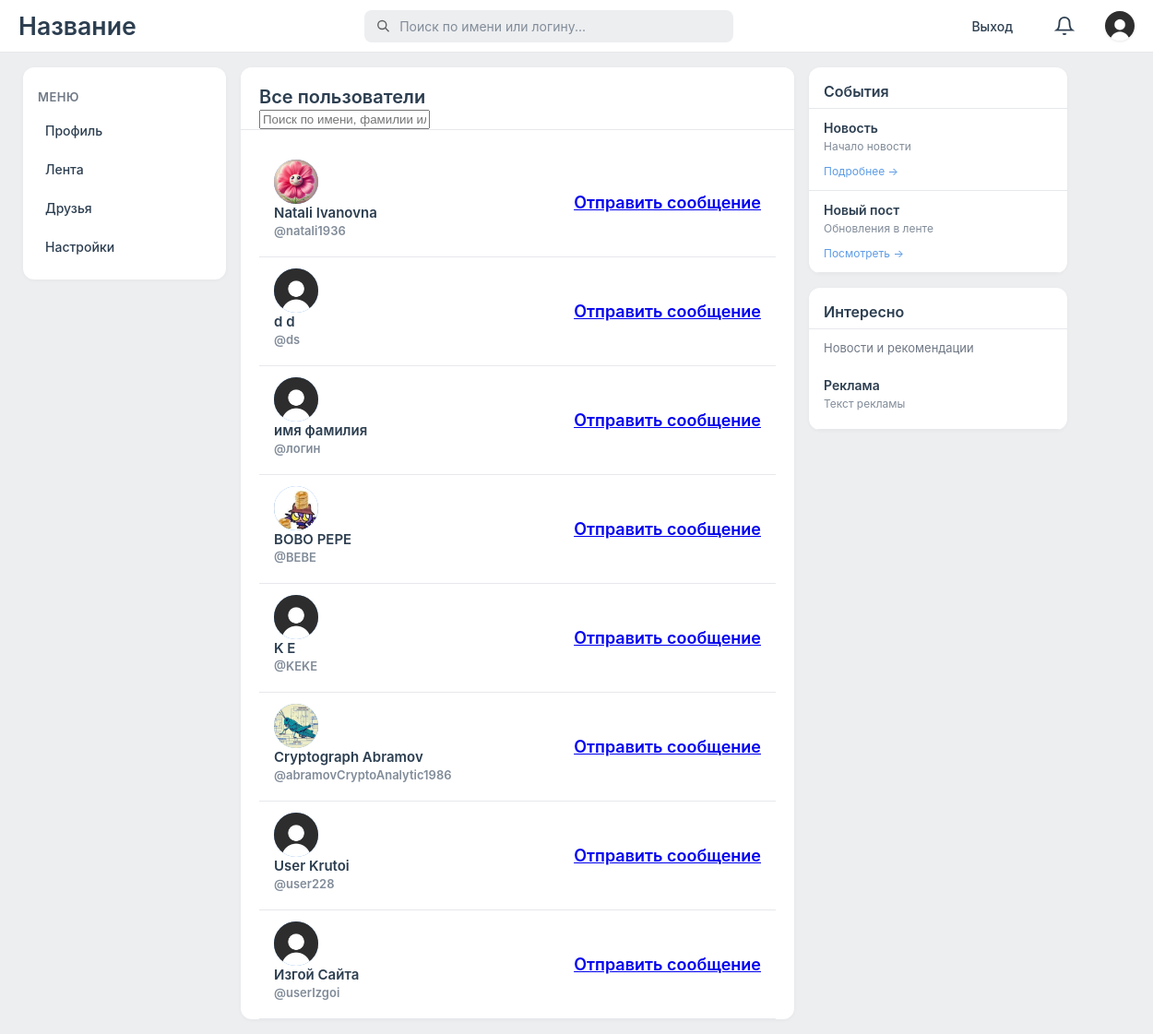
Screenshot of /friends/friends.php (signed in) with the database file from the repository.
### tables this page shows
CREATE TABLE `users` (
  `user_id` int NOT NULL,
  `login` varchar(50) NOT NULL,
  `first_name` varchar(255) NOT NULL,
  `last_name` varchar(255) NOT NULL,
  `password` varchar(255) NOT NULL,
  `role` varchar(10) NOT NULL,
  `is_private` tinyint(1) NOT NULL,
  `birthday_date` date NOT NULL,
  `creation_date` date NOT NULL,
  `avatar` varchar(255) NOT NULL
);

### classes/DataBase.php (called while the page is built, shortened)
<?php
class Database {
   private $pdo;
    public function __construct() {
        $this->pdo = new PDO("mysql:host=localhost;dbname=Social", "root", "");
        $this->pdo->setAttribute(PDO::ATTR_ERRMODE, PDO::ERRMODE_EXCEPTION);
    }
    public function query1($sql, $params = []) {
        $stmt = $this->pdo->prepare($sql);
        $stmt->execute($params);
        return $stmt;
    }
    public function fetchOne($sql, $params = []) {
        $result = $this->query1($sql, $params)->fetch();
        return $result === false ? null : $result;
    }
    public function fetchAll($sql, $params = []){
        return $this->query1($sql, $params)->fetchAll();
    }
}
?>

### includes/init.php (called while the page is built, shortened)
<?php
require_once __DIR__ . '/../classes/Database.php';
require_once __DIR__ . '/../classes/User.php';
$db = new Database();

### classes/NotificationManager.php (called while the page is built, shortened)
<?php
include "../includes/init.php";
class NotificationManager {
    private $db;
    private $current_user_id;
    public function __construct(Database $db, $current_user_id) {
        $this->db = $db;
        $this->current_user_id = $current_user_id;
    }
	public function getRecent($limit = 5) {
    $sql = "SELECT n.*,
            CONCAT(u.first_name, ' ', u.last_name) as sender_name,
            u.login as sender_login
            FROM notifications n
            JOIN users u ON n.sender_id = u.user_id
            WHERE n.receiver_id = ?
            ORDER BY n.created_at DESC
            LIMIT " . (int)$limit;
    return $this->db->fetchAll($sql, [$this->current_user_id]);
}
}
?>

### classes/User.php (called while the page is built, shortened)
<?php
class User {
    private $data = [];
    public function __construct(int $user_id, array $data, Database $db) {
        $this->data = $data;
    }
	public static function getUserById($id, Database $db){
		$sql = "SELECT * FROM users WHERE user_id = ?";
		$data = $db->fetchOne($sql, [$id]);
		return new self($id, $data, $db);
	}
    public function get($field) {
        return $this->data[$field] ?? '';
    }
        public static function getAllUsersExcept($user_id, $db) {
        $query = "SELECT user_id, first_name, last_name, login, avatar
                FROM users
                WHERE user_id != ?";
        $result = $db->fetchAll($query, [$user_id]);
        return $result;
    }
}
?>

### friends/friends.php (the view, shortened to what this page needs)
<?php
include '../includes/init.php';
$id = $_SESSION['id'];
$all_users = User::getAllUsersExcept($id, $db);
?>
<!DOCTYPE html>
<html>
<head>
	<link rel="stylesheet" href="../assets/css/style.css">
</head>
<body>
	<?php include "../includes/header.php";?>
	<div class="columns-container">
		<?php include "../includes/menuLeft.php";?>
		<div class="center-panel">
			<div class="top-block">
				<h2>Все пользователи</h2>
				<div class="search-users-container">
					<input type="text" id="searchUsersInput" placeholder="Поиск по имени, фамилии или логину..."
						class="search-users-input">
				</div>
			</div>
			<div class="center-panel1">
				<div class="users-list" id="usersList">
					<?php if (count($all_users) > 0): ?>
					<?php foreach ($all_users as $user_data):
                            $avatar = $user_data['avatar'] ?? 'baseimage.jpg';
                        ?>
					<a href="../profile/userWall.php?user_id=<?php echo $user_data['user_id']; ?>"
						style="text-decoration: none; color: inherit; display: block;">
						<div class="user-card"
							style="display: flex; flex-direction: row; justify-content: space-between;">
							<div>
								<div class="user-avatar">
									<img src="../assets/uploads/<?php echo $avatar; ?>" alt="Avatar"
										style="width: 48px; height: 48px; border-radius: 50%; object-fit: cover;">
								</div>
								<div class="user-info">
									<div class="user-name">
										<?php echo htmlspecialchars($user_data['first_name']); ?>
										<?php echo htmlspecialchars($user_data['last_name']); ?>
									</div>
									<div class="user-login">
										@<?php echo htmlspecialchars($user_data['login']); ?>
									</div>
								</div>
							</div>
							<a class="friends-send-msg-btn"
								href="../messages/messages.php?user_id=<?php echo $user_data['user_id']; ?>">Отправить
								сообщение</button>
						</div>
					</a>
					<?php endforeach; ?>
					<?php else: ?>
					<div class="empty-message">
						<p>Пользователей пока нет</p>
					</div>
					<?php endif; ?>
				</div>
			</div>
		</div>
		<?php include "../includes/menuRight.php";?>
	</div>
</body>
</html>

### includes/header.php (shortened to what this page needs)
<link rel="stylesheet" href="assets/css/header.css">
<link rel="stylesheet" href="path/to/style.css">
<div class="header-fullwidth">
    <h1>Название</h1>
    <div class="search-container">
        <div class="search-box">
            <svg class="search-icon" viewBox="0 0 24 24" fill="none" stroke="currentColor" stroke-width="2">
                <circle cx="10.5" cy="10.5" r="6.5" />
                <line x1="21" y1="21" x2="15" y2="15" />
            </svg>
            <input type="text" class="search-input" id="headerSearchInput" placeholder="Поиск по имени или логину...">
        </div>
    </div>
	<div class="header-right">
		<?php
		require_once __DIR__ . '/../classes/Database.php';
		if (isset($_SESSION['id'])):
		?>
		<a href="../auth/logout.php" style="text-decoration: none; color: #2c3e50; font-size: 14px;">Выход</a>
		<?php include '../includes/notificationBell.php'; ?>
		<div class="avatar">
			<?php
				$db = new Database();
				$user = User::getUserById($_SESSION['id'], $db);
				$image_name = $user->get(UserField::AVATAR);
				?>
			<img src="../assets/uploads/<?php echo ($image_name);?>"
				style="width: 32px; height: 32px; border-radius: 100%;">
		</div>
		<?php else:?>
		<div>Вы вошли как гость</div>
		<?php endif;?>
	</div>
</div>

### includes/notificationBell.php (shortened to what this page needs)
<?php
include_once __DIR__ . '/../classes/NotificationManager.php';
$notificationManager = new NotificationManager($db, $_SESSION['id']);
$notifications = $notificationManager->getRecent(5);
$last_id = 0;
if (!empty($notifications)) {
    $last_id = $notifications[0]['notification_id'];
}
?>
<link rel="stylesheet" href="../assets/css/style.css">
<div class="notifications-wrapper" data-last-id="<?php echo $last_id; ?>">
    <button class="notifications-btn" id="notificationsBtn">
        <svg class="bell-icon" width="22" height="22" viewBox="0 0 24 24" fill="none" stroke="currentColor" stroke-width="2">
            <path d="M18 8A6 6 0 0 0 6 8c0 7-3 9-3 9h18s-3-2-3-9" />
            <path d="M13.73 21a2 2 0 0 1-3.46 0" />
        </svg>
    </button>
</div>

### includes/menuLeft.php (shortened to what this page needs)
<link rel="stylesheet" href="../assets/css/menuLeft.css">
<div class="left-panel">
	<h2>Меню</h2>
	<ul>
		<?php if(isset($_SESSION['id'])):
			$id = $_SESSION['id'];
			$user = User::getUserById($id, $db)?>
		<li>
			<a href="../profile/userWall.php?user_id=<?php echo $user->get(UserField::ID); ?>">
				Профиль
			</a>
		</li>
		<li>
			<a href="../profile/globalWall.php" style="
				text-decoration: none;
				display: block;
				">
				Лента
			</a>
		</li>
		<li>
			<a href="../friends/friends.php" style="
				text-decoration: none;
				display: block;
				">
				Друзья
			</a>
		</li>
		<li>
			<a href="../profile/settings.php" style="
				text-decoration: none;
				display: block;
				">
				Настройки
			</a>
		</li>
		<?php endif;?>
	</ul>
</div>

### includes/menuRight.php
<div class="right">
	<div class="right-panel">
		<h2>События</h2>
		<div class="event-item">
			<div class="event-title">Новость</div>
			<div class="event-desc">Начало новости</div>
			<a href="#" class="event-link">Подробнее →</a>
		</div>
		<div class="event-item">
			<div class="event-title">Новый пост</div>
			<div class="event-desc">Обновления в ленте</div>
			<a href="#" class="event-link">Посмотреть →</a>
		</div>
	</div>
	<div class="right-panel">
		<h2>Интересно</h2>
		<p>Новости и рекомендации</p>
		<div class="event-item">
			<div class="event-title">Реклама</div>
			<div class="event-desc">Текст рекламы</div>
		</div>
	</div>
</div>

### assets/css/header.css (style rules this page uses)
.header-right > a { text-decoration: none !important; color: #818c99; font-size: 14px; font-weight: 500; padding: 8px 12px; border-radius: 8px; transition: background-color 0.15s ease, color 0.15s ease; display: inline-block; }
.avatar { border: 2px solid #ffffff; box-shadow: 0 1px 3px rgba(0, 0, 0, 0.1); box-sizing: border-box; transition: transform 0.2s ease; }
.header-right > div:not(.avatar) { color: #818c99; font-size: 13px; font-weight: 500; padding: 0 10px; display: flex; align-items: center; }

### assets/css/menuLeft.css (style rules this page uses)
.left-panel { width: 220px; background-color: #ffffff; color: #2c3e50; padding: 12px 0; box-sizing: border-box; overflow-y: auto; height: fit-content; max-height: calc(100vh - 80px); border-radius: 12px; box-shadow: 0 1px 4px rgba(0, 0, 0, 0.04); flex-shrink: 0; }
.left-panel h2 { font-size: 13px; font-weight: 600; text-transform: uppercase; color: #6f7885; padding: 12px 16px 8px; margin: 0; letter-spacing: 0.5px; }
.left-panel ul { list-style: none; padding: 0; margin: 0; }
.left-panel li { padding: 0; margin: 0; background-color: transparent; font-size: 14px; font-weight: 500; color: #2c3e50; }
.left-panel li a { display: block; text-decoration: none; color: #2c3e50; padding: 10px 16px; margin: 2px 8px; border-radius: 8px; transition: all 0.15s ease; }

### rows the page displays
users: avatar (picture)
users: avatar (picture), first_name "Natali", last_name "Ivanovna", login "natali1936"
users: avatar (picture), first_name "d", last_name "d", login "ds"
users: avatar (picture), first_name "имя", last_name "фамилия", login "логин"
users: avatar (picture), first_name "BOBO", last_name "PEPE", login "BEBE"
users: avatar (picture), first_name "K", last_name "E", login "KEKE"
users: avatar (picture), first_name "Cryptograph", last_name "Abramov", login "abramovCryptoAnalytic1986"
users: avatar (picture), first_name "User", last_name "Krutoi", login "user228"
users: avatar (picture), first_name "Изгой", last_name "Сайта", login "userIzgoi"
